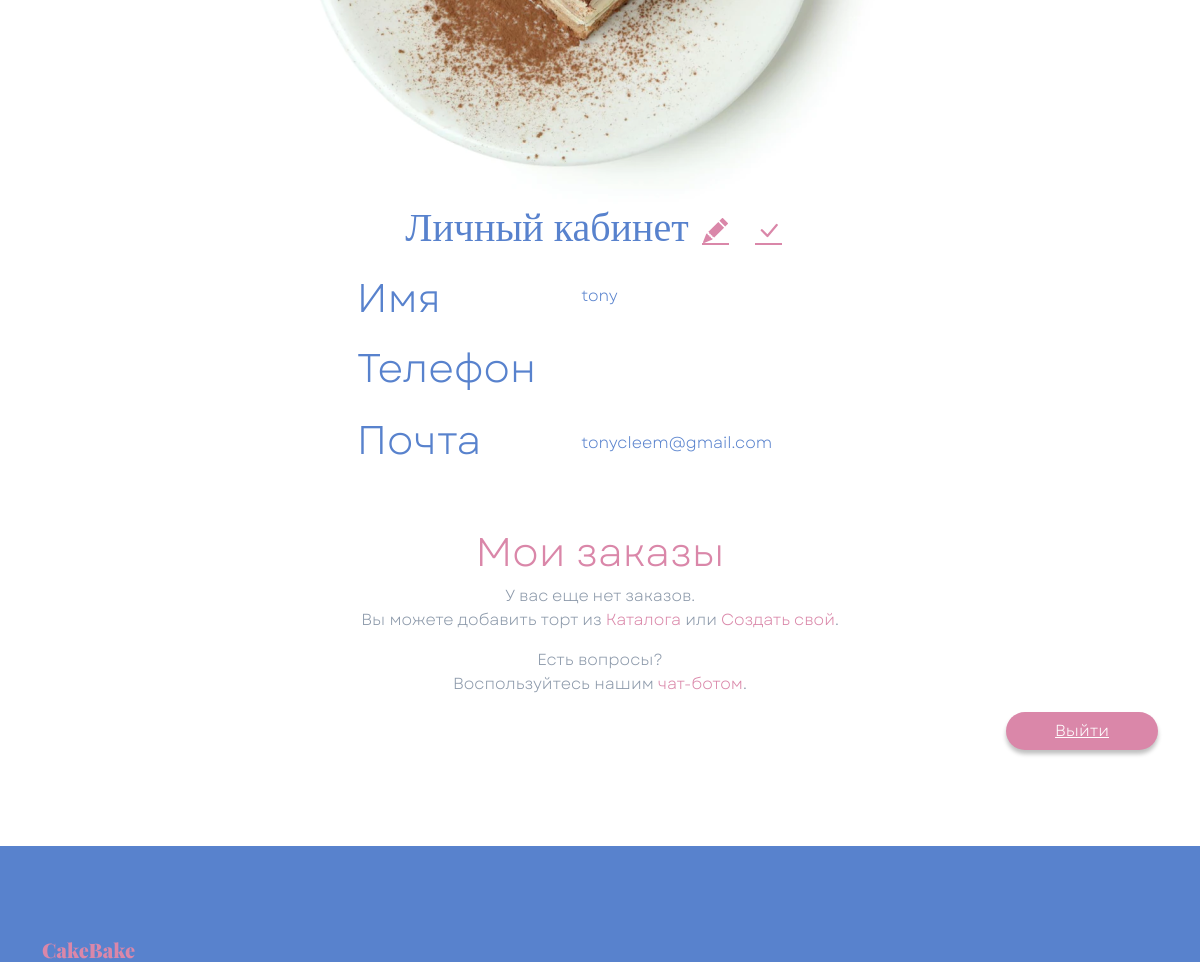
/lk/ (signed in, middle part), run on an earlier commit of the app's database.
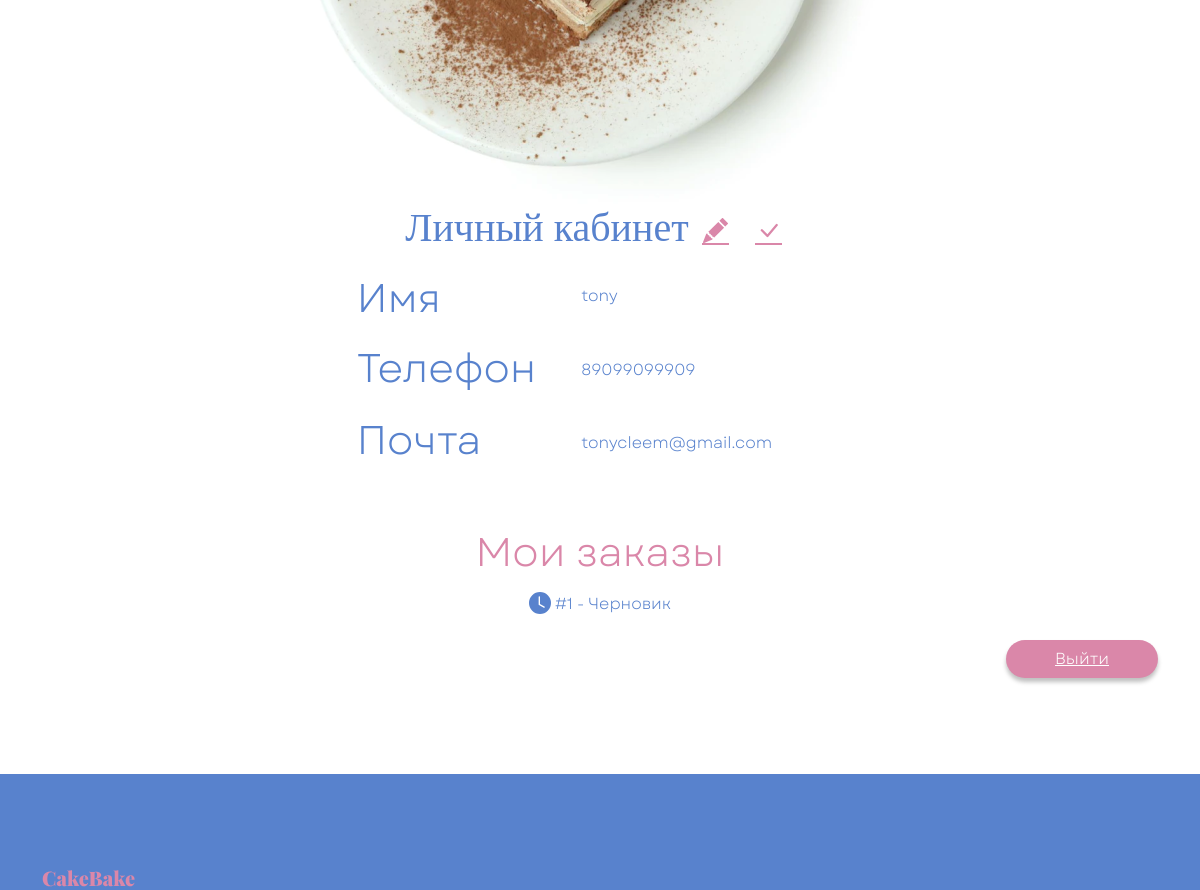
And on a later commit of the database.
### customers/models.py (models this page shows, shortened)
class Customer(models.Model):
    user = models.OneToOneField(
        User,
        on_delete=models.CASCADE,
        null=True,
        blank=True,
        related_name='customer',
        verbose_name='Пользователь'
    )
    phone = models.CharField('Телефон', max_length=32, blank=True)
    created_at = models.DateTimeField('Создан', auto_now_add=True)
    class Meta:
        verbose_name = 'Клиент'
        verbose_name_plural = 'Клиенты'

### orders/models.py (models this page shows, shortened)
class Order(models.Model):
    class Status(models.TextChoices):
        DRAFT = 'draft', 'Черновик'
        PAID = 'paid', 'Оплачен'
        PREPARING = 'preparing', 'Готовится'
        ON_DELIVERY = 'on_delivery', 'Доставляется'
        DELIVERED = 'delivered', 'Доставлен'
        CANCELLED = 'cancelled', 'Отменён'
    customer = models.ForeignKey(
        Customer,
        on_delete=models.SET_NULL,
        null=True,
        blank=True,
        related_name='orders',
        verbose_name='Клиент'
    )
    created_at = models.DateTimeField('Создан', auto_now_add=True)
    updated_at = models.DateTimeField('Обновлён', auto_now=True)
    status = models.CharField(
        'Статус',
        max_length=20,
        choices=Status.choices,
        default=Status.DRAFT
        )
    contact_name = models.CharField('Имя получателя', max_length=100)
    phone = models.CharField('Телефон', max_length=32)
    email = models.EmailField('Email', blank=True)
    city = models.CharField('Город', max_length=100)
    street = models.CharField('Улица', max_length=100)
    house = models.CharField('Дом', max_length=30)
    apartment = models.CharField('Квартира', max_length=30, blank=True)
    delivery_comment = models.CharField(
        'Комментарий к доставке', max_length=500, blank=True
        )
    delivery_date = models.DateField('Дата доставки')
    consent_personal_data = models.BooleanField(
        'Согласие на обработку ПД',
        default=False
        )
    utm_source = models.CharField('utm_source', max_length=80, blank=True)
    utm_medium = models.CharField('utm_medium', max_length=80, blank=True)
    utm_campaign = models.CharField('utm_campaign', max_length=120, blank=True)
    promo_code = models.ForeignKey(
        PromoCode,
        on_delete=models.SET_NULL,
        null=True,
        blank=True,
        verbose_name='Промокод'
        )
    subtotal = models.DecimalField('Сумма позиций', max_digits=10, decimal_places=2, default=Decimal('0.00'))
    discount_total = models.DecimalField('Скидка', max_digits=10, decimal_places=2, default=Decimal('0.00'))
    delivery_fee = models.DecimalField('Стоимость доставки', max_digits=10, decimal_places=2, default=Decimal('0.00'))
    rush_fee = models.DecimalField('Срочность (в 24ч)', max_digits=10, decimal_places=2, default=Decimal('0.00'))
    total = models.DecimalField('Итого к оплате', max_digits=10, decimal_places=2, default=Decimal('0.00'),
                                validators=[MinValueValidator(0)])
    class Meta:
        verbose_name = 'Заказ'
        verbose_name_plural = 'Заказы'
        ordering = ['-created_at']

### customers/views.py (the view, shortened to what this page needs)
# urls.py: path('lk/', view_lk, name='lk'),
def view_lk(request):
    user = request.user
    context = {}
    if user.is_authenticated:
        try:
            customer = Customer.objects.get(user=user)
            context = {
                'user': user,
                'customer': customer,
                'orders': customer.orders.all(),
            }
        except Customer.DoesNotExist:
            context = {
                'user': user,
                'customer': None,
                'orders': [],
            }
    return render(request, 'lk.html', context=context)

### templates/lk.html (shortened to what this page needs)
{% extends "base.html" %}
{% load static %}
{% block content %}
<div class="container mt-header mb-5">
  <div class="row mt-5">
    <div class="col-12 col-xxl-6 d-flex justify-content-center">
      <div><img src="{% static 'img/Cake2.png' %}" alt=""></div>
    </div>
    <div class="col-12 col-xxl-6 d-flex flex-column justify-content-center align-items-center align-items-xxl-start" id="LK">
      {% block ifauth %}
      {% if user.is_authenticated %}
      <v-form :validation-schema="Schema" @submit="ApplyChanges">
        <div class="d-flex w-100 justify-content-center justify-content-xxl-between align-items-center">
          <h1 class="font_Gogh fs_40 cake_blue">Личный кабинет</h1>
          <button v-if="!Edit" @click="Edit = true" class="btn shadow-none align-self-center">
          </button>
          <button v-if="Edit" type="submit" class="btn shadow-none align-self-center">
          </button>
        </div>
        <div class="d-flex">
          <ul class="list-group">
            <li class="list-group-item border-0 ps-0">
              <span class="fs_40 cake_blue">Имя</span>
            </li>
            <li class="list-group-item border-0 ps-0">
              <h1 class="fs_40 cake_blue">Телефон</h1>
            </li>
            <li class="list-group-item border-0 ps-0">
              <h1 class="fs_40 cake_blue">Почта</h1>
            </li>
          </ul>
          <ul class="list-group">
            <li class="list-group-item border-0 py-61 position-relative"><input type="text" id="LkFormNameField" readonly class="form-control my-2 i cake__textinput" name="first_name" value="{{ user.get_username }}"></li>
            <li class="list-group-item border-0 py-61 position-relative">
              <input type="text" id="LkFormPhoneField" readonly class="form-control my-2 cake__textinput" name="phone" value="{{ customer.phone }}">
            </li>
            <li class="list-group-item border-0 py-61 position-relative"><input type="email" id="LkFormEmailField" readonly class="form-control my-2 cake__textinput" name="email" value="{{ user.email }}"></li>
          </ul>
        </div>
      </v-form>
      <h2 class="fs_40 cake_pink mt-5">Мои заказы</h2>
      {% if orders %}
        {% for order in orders %}
          <section class="my-2">
            <span class="cake_blue lk__order d-flex" data-bs-toggle="modal" data-bs-target="#OrderModal{{order.id}}">
              <svg xmlns="http://www.w3.org/2000/svg" width="22" height="22" fill="currentColor" class="bi bi-clock-fill" viewBox="0 0 16 16">
                {% if order.status == 'delivered' or order.status == 'paid' %}
                  <path d="M16 8A8 8 0 1 1 0 8a8 8 0 0 1 16 0zm-3.97-3.03a.75.75 0 0 0-1.08.022L7.477 9.417 5.384 7.323a.75.75 0 0 0-1.06 1.06L6.97 11.03a.75.75 0 0 0 1.079-.02l3.992-4.99a.75.75 0 0 0-.01-1.05z"/>
                {% else %}
                  <path d="M16 8A8 8 0 1 1 0 8a8 8 0 0 1 16 0zM8 3.5a.5.5 0 0 0-1 0V9a.5.5 0 0 0 .252.434l3.5 2a.5.5 0 0 0 .496-.868L8 8.71V3.5z"/>
                {% endif %}
              </svg>
              <span class="ms-1">#{{ order.id }} - {{ order.get_status_display }}</span>
            </span>
          </section>
        {% endfor %}
      {% else %}
        <span class="cake_grey">У вас еще нет заказов.</span>
        <p class="cake_grey">Вы можете добавить торт из <a href="/#step2" class="text-decoration-none cake_pink">Каталога</a> или <a href="/#step3" class="text-decoration-none cake_pink">Создать свой</a>.</p>
        <span class="cake_grey">Есть вопросы?</span>
        <span class="cake_grey">Воспользуйтесь нашим <a href="https://vk.com/devmanorg" class="text-decoration-none cake_pink">чат-ботом</a>.</span>
      {% endif %}
        <button class="btn text-white rounded-pill align-self-end px-5 mt-3 shadow-none cake__button cake__bg_pink"><a href="{% url 'signup' %}" class = 'text-white'>Выйти<a></button>
      {% endif %}
      {% endblock ifauth %}
    </div>
  </div>
</div>
{% endblock content %}

What changed in the data, as far as the page shows it:
added Customer: phone "89099099909"
added Order: id "1", status "Черновик"
Also different on the page:
text no longer shown: "У вас еще нет заказов. Вы можете добавить торт из Каталога или Создать свой . Есть вопросы? Воспользуйтесь нашим чат-ботом ."
